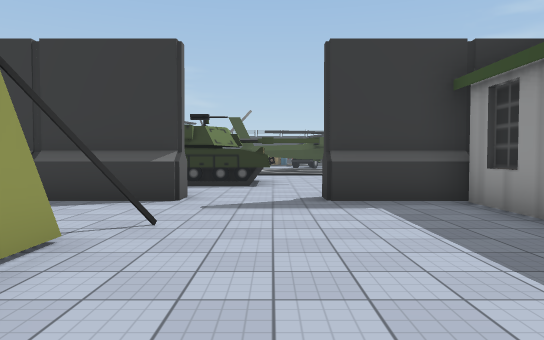
[1] (above)

24 first-person views from a walk through a Unity game level. The camera is 1.5 m above the floor, tilts 2° down and sees 70° across. The floor is counted in squares, 2 m on a side. Each view is taken from the middle of a square. On the plan, view 1 faces up. The plan holds only what a view shows up to about 12 squares ahead; the rest is blank. The place goes on beyond the plan. Some animated figures are not drawn. Some surface patterns are stand-ins.

[2]
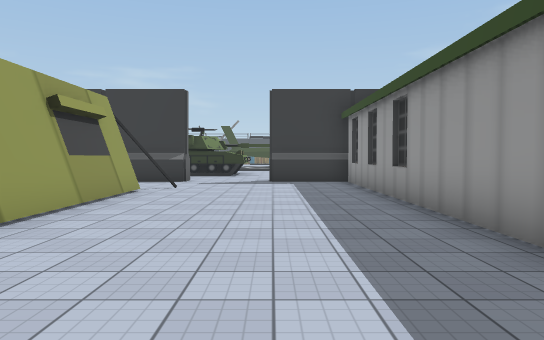

[3]
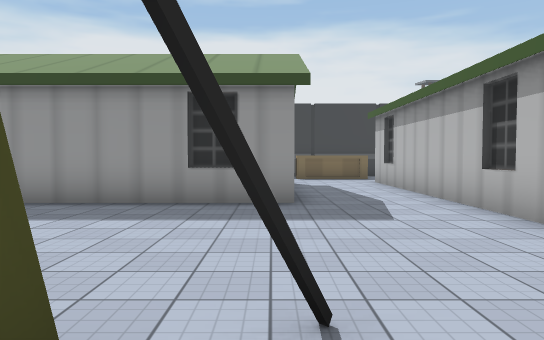

[4]
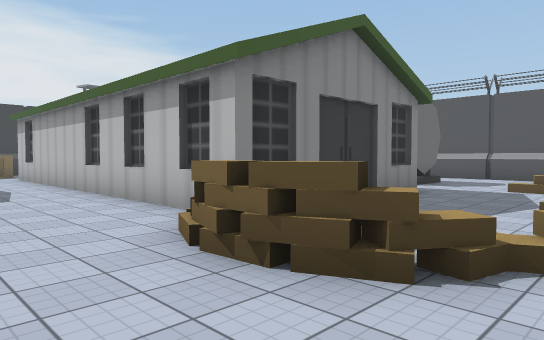

[5]
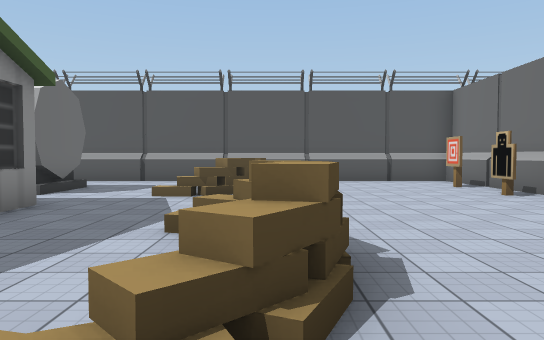

[6]
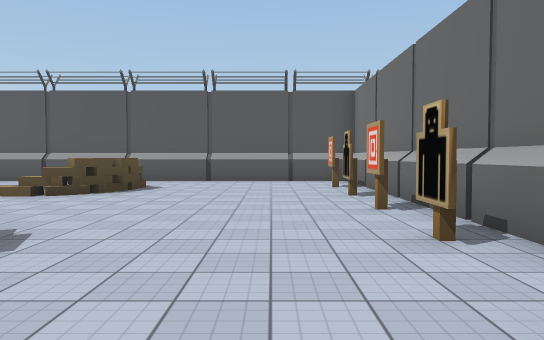

[7]
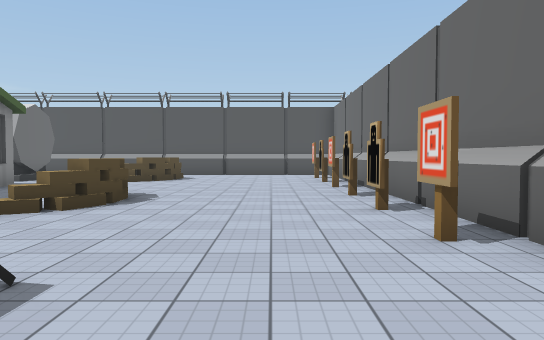

[8]
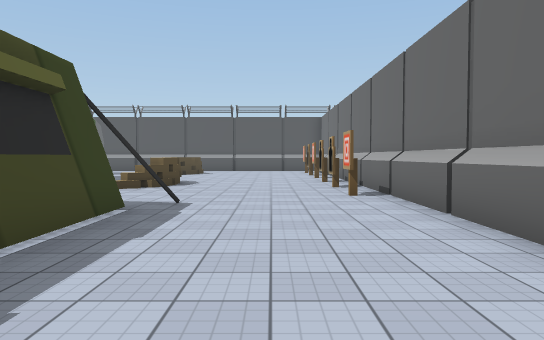

[9]
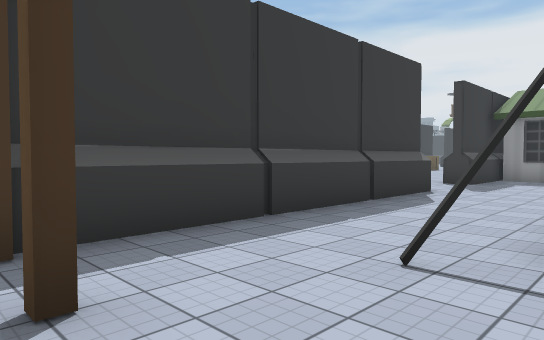

[10]
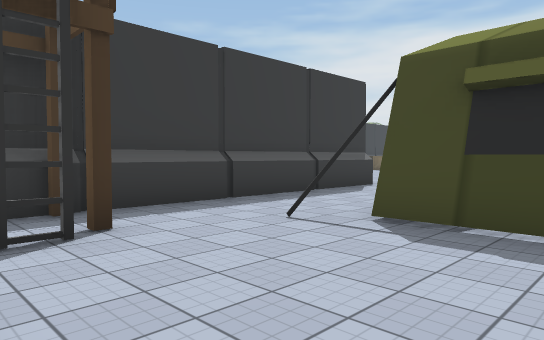

[11]
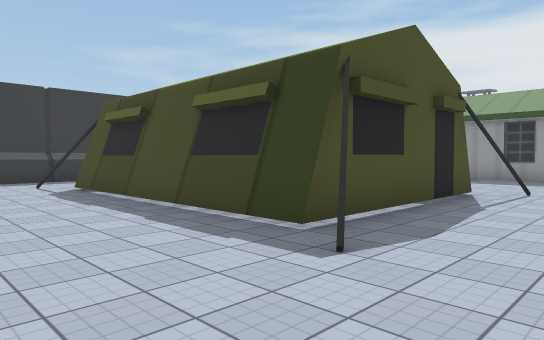

[12]
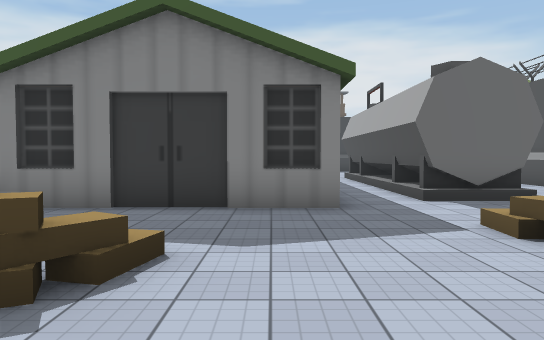

[13]
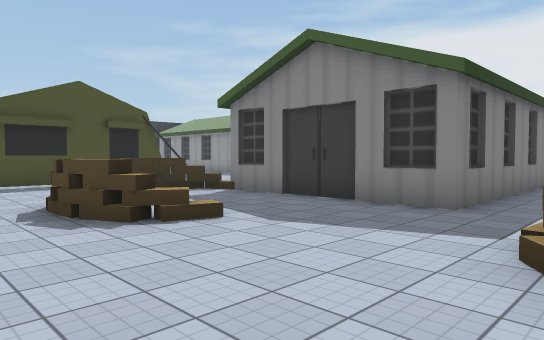

[14]
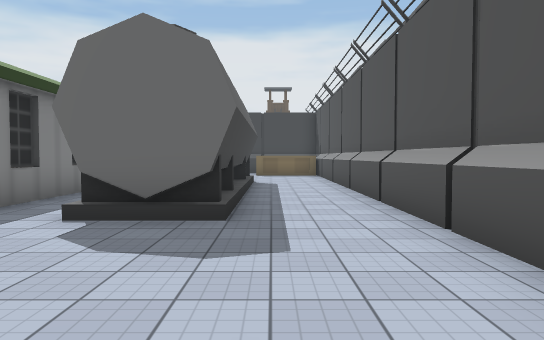

[15]
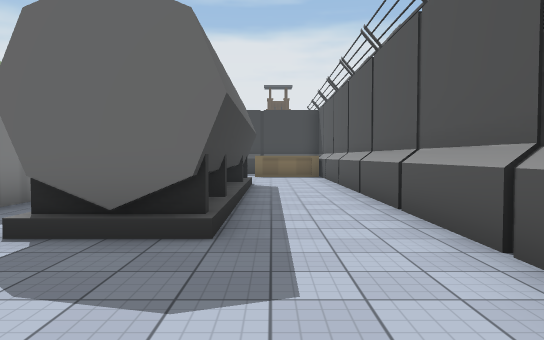

[16]
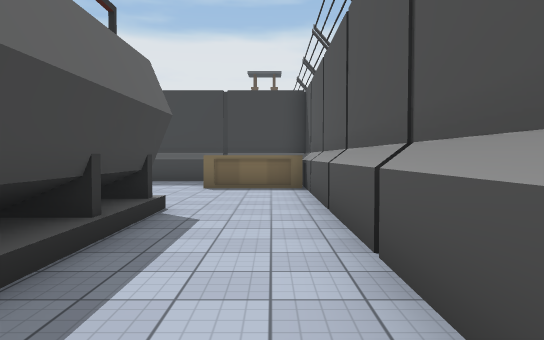

[17]
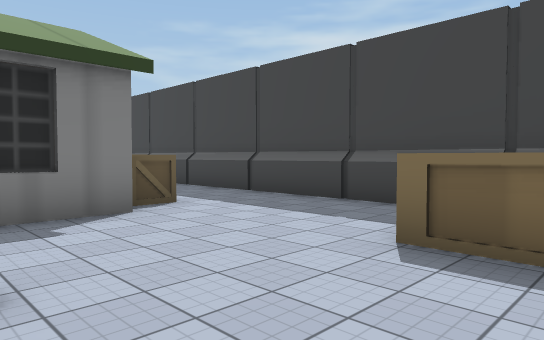

[18]
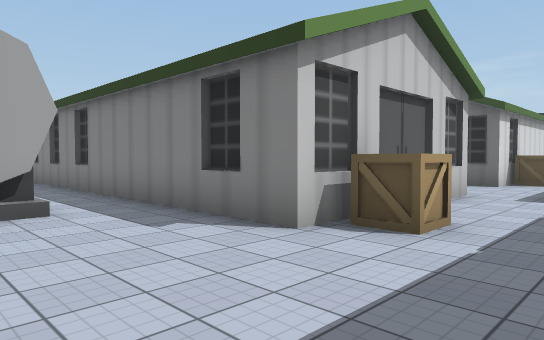

[19]
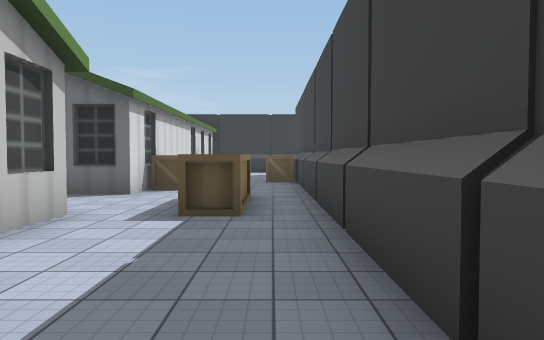

[20]
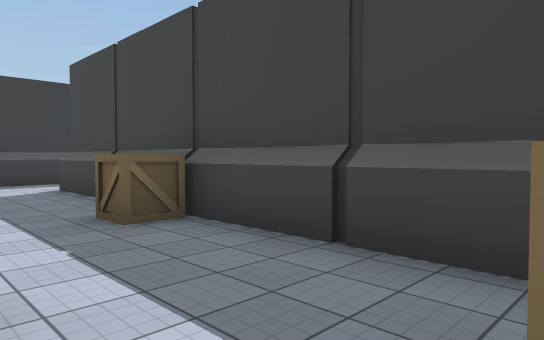

[21]
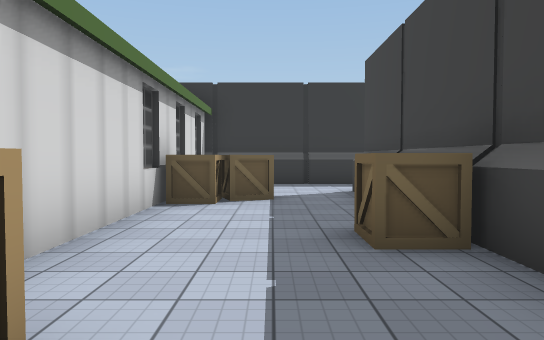

[22]
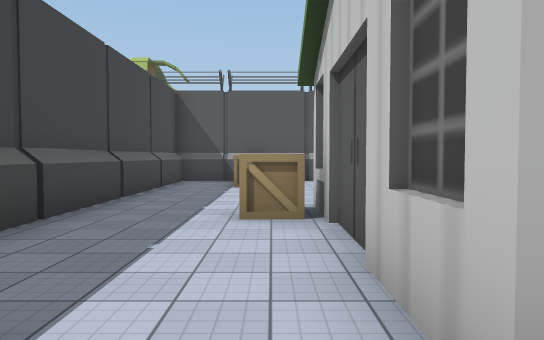

[23]
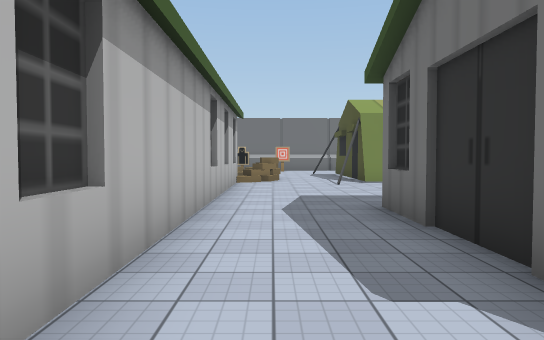

[24]
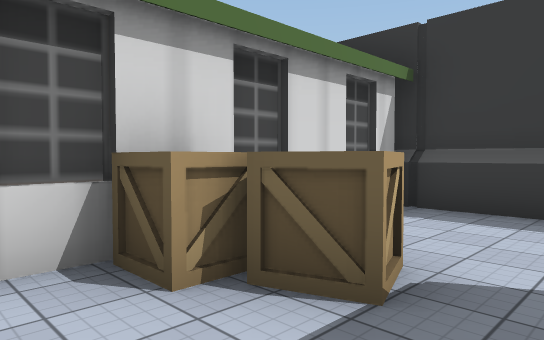

### Floor plan
Ten units are one square. View 1 is at (0, 0); x grows to the right and y downward. Boxes are objects, and circles mark ways between rooms. Rooms are numbered by the first view taken in them; rooms with no view inside come last. Other rooms are left out.
<svg viewBox="-120 -79 249 262">
<path fill="none" stroke="#000" d="M-19 27 -19 34M-21 27 -21 34M67 43 32 43 32 -65 9 -65M-19 -35 -19 10M-14 -41 -21 -36 -21 6M-14 70 84 70M84 43 69 43M-75 42 -69 38M-104 71 -104 79M-104 50 -104 59M-104 91 -104 99M-15 42 -20 38M-21 34 -69 34 -69 -35M-104 111 -104 119M-113 39 -113 109M-113 114 -113 145M-104 131 -104 139M-104 151 -104 160M-113 146 -113 169M-14 153 -14 137M-69 -38 -75 -42M-113 178 64 178M55 120 -24 120 -24 70 -14 70M-95 -65 -100 -65M56 153 -12 153 -12 137 40 137M-16 -72 -16 -65 -89 -65M9 -65 9 -74M-113 172 -113 178M84 70 84 120 55 120M117 80 117 49M117 48 117 6M84 29 84 43M81 26 81 31M56 136 56 141M53 136 53 141M117 -22 117 -44M81 -22 81 -15M84 -34 84 26M81 -41 81 -34M64 178 117 178 117 81M84 -51 84 -40M81 -59 81 -52M124 -65 82 -65M84 -69 84 -58"/>
<rect x="-115" y="-55" width="20" height="10" fill="#bbb"><title>tower</title></rect>
<rect x="-65" y="75" width="10" height="20" fill="#bbb"><title>other object</title></rect>
<rect x="-55" y="135" width="10" height="10" fill="#bbb"><title>other object</title></rect>
<rect x="-45" y="55" width="20" height="10" fill="#bbb"><title>other object</title></rect>
<rect x="85" y="155" width="20" height="20" fill="#bbb"><title>other object</title></rect>
<rect x="85" y="105" width="10" height="10" fill="#bbb"><title>crate</title></rect>
<rect x="85" y="25" width="10" height="10" fill="#bbb"><title>crate</title></rect>
<rect x="85" y="-25" width="10" height="10" fill="#bbb"><title>crate</title></rect>
<rect x="85" y="-35" width="20" height="10" fill="#bbb"><title>crate</title></rect>
<rect x="95" y="45" width="10" height="30" fill="#bbb"><title>other object</title></rect>
<rect x="105" y="-5" width="10" height="20" fill="#bbb"><title>crate</title></rect>
<circle cx="-10" cy="-55" r="3" fill="#2a7"/>
<circle cx="-20" cy="55" r="3" fill="#2a7"/>
<circle cx="85" cy="55" r="3" fill="#2a7"/>
<circle cx="53" cy="153" r="3" fill="#2a7"/>
<text x="20" y="10">1</text>
<text x="-60" y="70">2</text>
<text x="100" y="70">3</text>
</svg>
Room 1 opens to room 2. Room 1 opens to room 3. Room 2 opens to room 3.

Where each view was taken, in squares from view 1:
view 1: 0 up, 0 right, facing up
view 2: 5 down, 1 right, facing up
view 3: 4 down, 3 left, facing right
view 4: 4 down, 6 left, facing down-right
view 5: 6 down, 6 left, facing down
view 6: 6 down, 9 left, facing down
view 7: 2 down, 9 left, facing down
view 8: 2 up, 9 left, facing down
view 9: 3 up, 10 left, facing up-right
view 10: 1 up, 11 left, facing up-right
view 11: 6 down, 10 left, facing up-right
view 12: 11 down, 8 left, facing right
view 13: 14 down, 8 left, facing up-right
view 14: 16 down, 6 left, facing right
view 15: 16 down, 5 left, facing right
view 16: 17 down, 0 right, facing right
view 17: 17 down, 6 right, facing up-right
view 18: 15 down, 11 right, facing up-left
view 19: 12 down, 11 right, facing up
view 20: 5 down, 9 right, facing up-right
view 21: 4 down, 10 right, facing up
view 22: 6 down, 9 right, facing down
view 23: 6 down, 9 right, facing left
view 24: 1 up, 11 right, facing up-left
